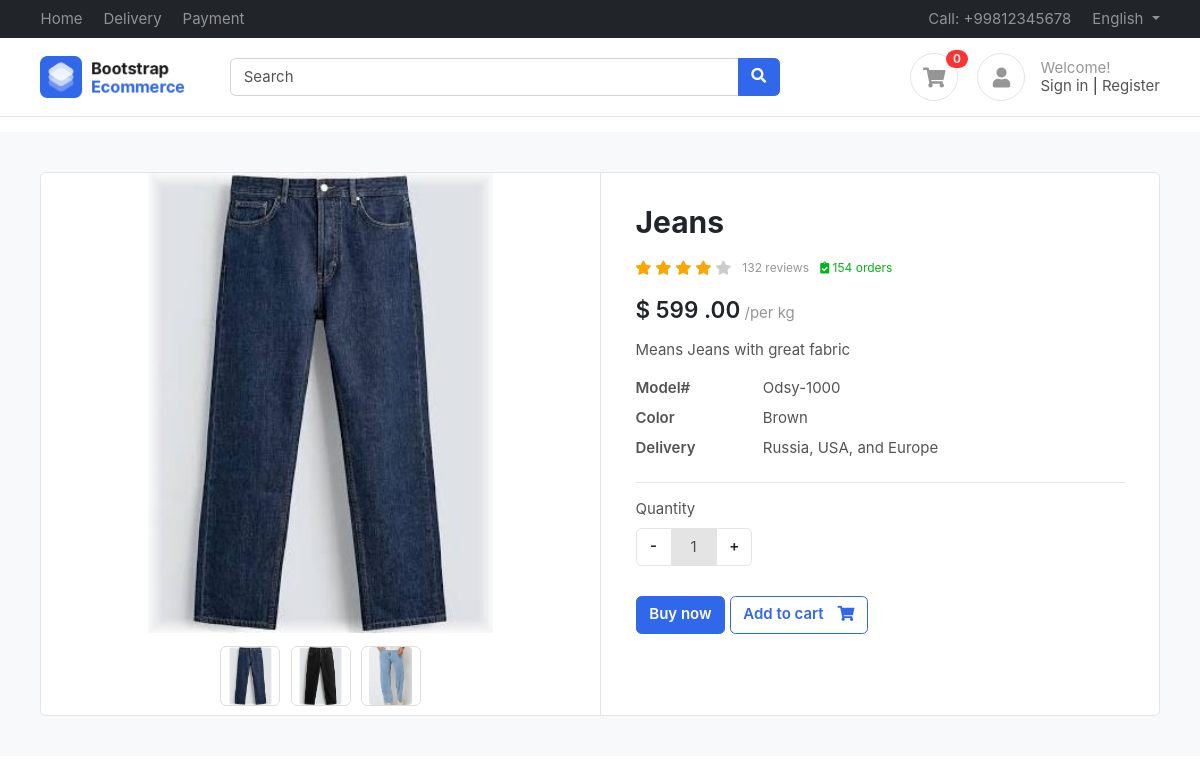
The app's page /product/jeans/ with its own data.
### products/models.py (models this page shows, shortened)
class Product(BaseModel):
    product_name = models.CharField(max_length=100)
    slug = models.SlugField(unique=True, null=True, blank=True)
    category = models.ForeignKey(Category, on_delete=models.CASCADE, related_name="products")
    price = models.IntegerField()
    product_description = models.TextField()
    color_variant = models.ManyToManyField(ColorVariant, blank=True)
    size_variant = models.ManyToManyField(SizeVariant, blank=True)

class ProductImage(BaseModel):
    product = models.ForeignKey(Product, on_delete=models.CASCADE, related_name="product_images")
    image = models.ImageField(upload_to="product")

### products/views.py (the view)
# urls.py: path('<slug>/' , get_product , name="get_product"),
def get_product(request, slug):
    product = Product.objects.select_related('category').prefetch_related(
        'product_images',
        'size_variant',
    ).filter(slug=slug).first()
    if not product:
        return render(request, '404.html', status=404)
    context = {'product': product}
    size = request.GET.get('size')
    if size:
        context['selected_size'] = size
        context['updated_price'] = product.get_product_price_by_size(size)
    return render(request, 'product/product.html', context=context)

### products/context_processors.py (called while the page is built)
def cart_context(request):
    cart = request.session.get('cart', {})
    cart_count = sum(item.get('quantity', 0) for item in cart.values())
    return {
        'cart_count': cart_count,
    }

### templates/product/product.html (shortened to what this page needs)
{% extends "base/base.html" %}
{% block start %}
<section class="section-content padding-y bg">
    <div class="container">
    <div class="card">
        <div class="row no-gutters">
            <aside class="col-md-6">
    <article class="gallery-wrap">
    <div class="img-big-wrap">
      <div> <a href="#"><img src="/media/{{product.product_images.first.image}}"></a></div>
    </div>
    <div class="thumbs-wrap">
      {% for image in product.product_images.all %}
      <a href="#" class="item-thumb"> <img src="/media/{{image.image}}"></a>
      {% endfor %}
    </div>
    </article>
            </aside>
            <main class="col-md-6 border-left">
    <article class="content-body">
    <h2 class="title">{{product.product_name}}</h2>
    <div class="rating-wrap my-3">
        <ul class="rating-stars">
            <li style="width:80%" class="stars-active">
                <i class="fa fa-star"></i> <i class="fa fa-star"></i>
                <i class="fa fa-star"></i> <i class="fa fa-star"></i>
            </li>
            <li>
                <i class="fa fa-star"></i> <i class="fa fa-star"></i>
                <i class="fa fa-star"></i> <i class="fa fa-star"></i>
                <i class="fa fa-star"></i>
            </li>
        </ul>
        <small class="label-rating text-muted">132 reviews</small>
        <small class="label-rating text-success"> <i class="fa fa-clipboard-check"></i> 154 orders </small>
    </div>
    <div class="mb-3">
        <var class="price h4">$
          {% if updated_price %}
          {{updated_price}}
          {% else %}
          {{product.price}}
          {% endif %}
          .00</var>
        <span class="text-muted">/per kg</span>
    </div>
    <p>{{product.product_description}}</p>
    <dl class="row">
      <dt class="col-sm-3">Model#</dt>
      <dd class="col-sm-9">Odsy-1000</dd>
      <dt class="col-sm-3">Color</dt>
      <dd class="col-sm-9">Brown</dd>
      <dt class="col-sm-3">Delivery</dt>
      <dd class="col-sm-9">Russia, USA, and Europe </dd>
    </dl>
    <form method="post" action="{% url 'add_to_cart' product.slug %}" id="add-to-cart-form">
    <hr>
        <div class="form-row">
            <div class="form-group col-md flex-grow-0">
                <label>Quantity</label>
                <div class="input-group mb-3 input-spinner">
                  <div class="input-group-prepend">
                    <button class="btn btn-light" type="button" id="button-minus"> - </button>
                  </div>
                  <input type="text" class="form-control text-center" id="quantity-input" name="quantity" value="1" readonly>
                  <div class="input-group-append">
                    <button class="btn btn-light" type="button" id="button-plus"> + </button>
                  </div>
                </div>
            </div>
        </div>
        <a href="#" class="btn  btn-primary"> Buy now </a>
        <button type="submit" class="btn btn-outline-primary"><span class="text">Add to cart</span> <i class="fas fa-shopping-cart"></i></button>
    </form>
    </article>
            </main>
        </div>
    </div>
    </div>
    </section>
{% endblock %}

### public/static/css/ui.css (style rules this page uses)
html { font-family: 'Inter', sans-serif; font-size: 15px; }
.content-body { flex: 1 1 auto; padding: 2rem 2.3rem; }
.padding-y { padding-top: 40px; padding-bottom: 40px; }
var { font-style: normal; }
article:after, .form-group:after { display: block; clear: both; content: ""; }
.bg { background-color: #f8f9fa; }
.card .title { color: #212529; }
.btn-light { background-color: #fff; border-color: #e4e4e4; }
.btn .text + i { margin-left: 10px; }
dl[class="row"] { margin-bottom: 0; }
.price { font-weight: 600; color: #212529; }
.label-rating { margin-left: 7px; display: inline-block; vertical-align: middle; }
.rating-stars { display: inline-block; vertical-align: middle; list-style: none; margin: 0; padding: 0; position: relative; white-space: nowrap; clear: both; }
.rating-stars i { font-size: 14px; color: #ccc; display: inline; }
.rating-stars li { display: block; text-overflow: clip; white-space: nowrap; z-index: 1; }
.rating-stars li.stars-active { z-index: 2; position: absolute; top: 0; left: 0; overflow: hidden; }
.rating-stars li.stars-active i { color: orange; }
.input-spinner { width: 120px; flex-wrap: nowrap; display: inline-flex; }
.input-spinner input.form-control { text-align: center; max-width: 46px; flex-basis: 46px; border-color: #e4e4e4; flex-grow: 0; }
.input-spinner .btn { width: 36px; text-align: center; }
.gallery-wrap .img-big-wrap { margin-bottom: 10px; border-radius: 0.37rem; overflow: hidden; background-color: #fff; }
.gallery-wrap .img-big-wrap a { text-align: center; display: block; }
.gallery-wrap .img-big-wrap img { height: 460px; width: auto; display: inline-block; cursor: zoom-in; }
.gallery-wrap .thumbs-wrap { text-align: center; }
.gallery-wrap .thumbs-wrap .item-thumb { width: 60px; height: 60px; border: 1px solid #ddd; border-radius: 6px; margin: 3px; display: inline-block; overflow: hidden; }
.gallery-wrap .thumbs-wrap img { max-width: 100%; max-height: 100%; object-fit: cover; border-radius: 4px; cursor: zoom-in; }

### records on screen
Product: product_images.first.image (picture), product_name "Jeans", price "599", product_description "Means Jeans with great fabric"
ProductImage: image (picture)
ProductImage: image (picture)
ProductImage: image (picture)

### other values on screen
{{ cart_count }} "0"
